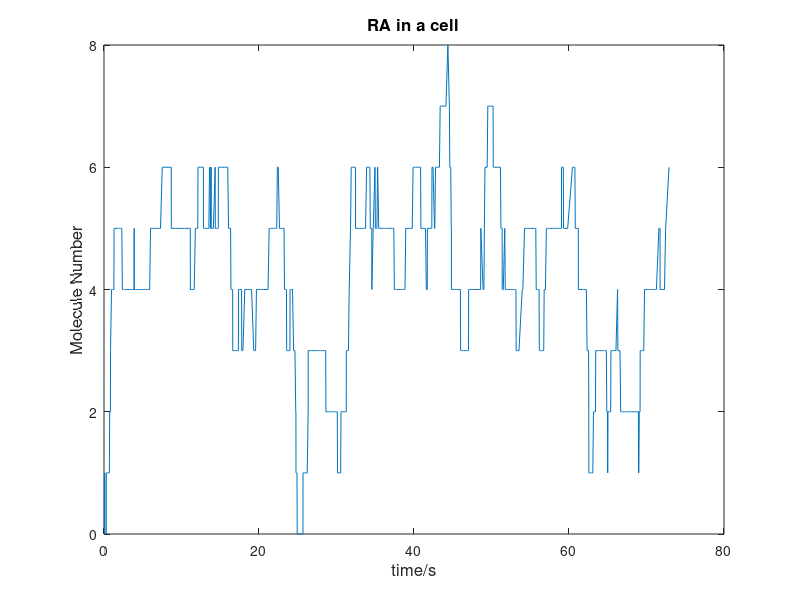

Source code (MATLAB):
clear all
AHL=0;  %nM
LuxR=10; %nM
LuxI=10; %nM
RA=0;   %nM
AHLprecursor=100;        %nM

alpha_AHL=0.167; %AHL production rate : nM/s
alpha_LuxR=0.0167; %LuxR production rate : nM/s
miu=0.0038; %substance dissolution rate : s-1

k_diff=1.83; % AHL transfer rate between invitro and invivio : s-1
k_RA_ON=0.03;
3; % AHL and LuxR combination rate : nM-1*s-1
k_RA_OFF=0.167; % LuxR&AHL complex decomposation rate : s-1 
c=[alpha_LuxR,alpha_LuxR,miu,miu,alpha_AHL,k_diff,k_RA_ON,k_RA_OFF];
x=[LuxI,LuxR,AHLprecursor,AHL,RA]';
S=[1,0,-1,0,-1,0,0,0;0,1,0,-1,0,0,-1,1;0,0,0,0,-1,0,0,0;0,0,0,0,1,0,-1,1;0,0,0,0,0,0,1,-1];
T=1;
[a,b]=size(S);
tlst=0;
RAlst=0;
for k=1:1:1e3
    hlist=[];
    for i=1:1:b
        if i==1||2
            hadd=c(i);
        end
        if i==3
            hadd=c(i)*x(1);
        end
        if i==4
            hadd=c(i)*x(2);
        end
        if i==5
            hadd=c(i)*x(1)*x(3);
        end
        if i==6
            hadd=c(i)*x(4);
        end
        if i==7
            hadd=c(i)*x(4)*x(2);
        end    
        if i==8
            hadd=c(i)*x(5);
        end
        hlist=[hlist,hadd];
    end

    h0=sum(hlist);
    tadd=exprnd(1/h0);
    hlist2=hlist./h0;

    for i=2:1:length(hlist2)
        hlist2(i)=hlist2(i)+hlist2(i-1);
    end
    p=rand;
    if p<hlist2(1)
        id = 1;
    else
        for t=1:1:length(hlist2)-1
            if p>=hlist2(t)&&p<=hlist2(t+1)          
                id=t+1;
            end

        end
    end
    RAlst=[RAlst,x(end)];
    x=x+S(:,id);
    tlst=[tlst,tlst(end)+tadd];
end
plot(tlst,RAlst)
xlabel('time/s','FontSize',12);
ylabel('Molecule Number','FontSize',12);
title('RA in a cell','FontSize',12)